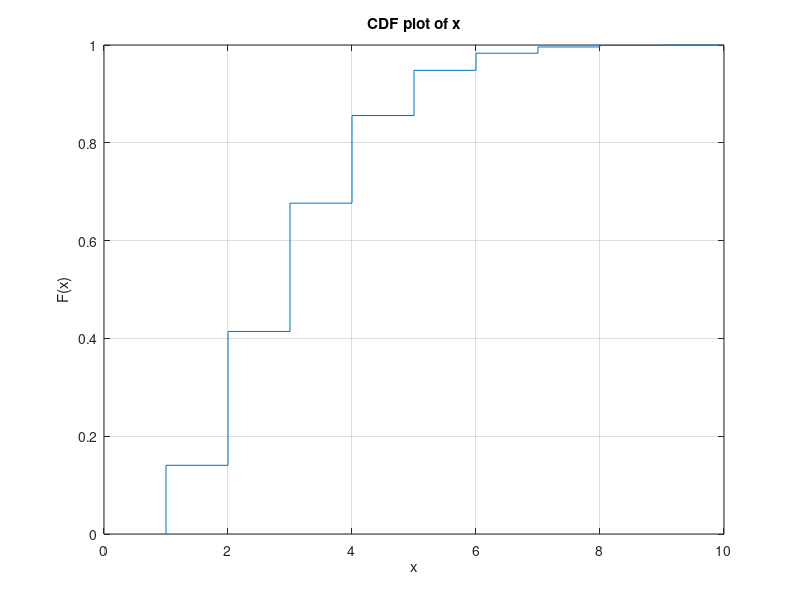

Write MATLAB code to recreate this figure. (Note: this script raises an error after producing the figure.)
present=importdata('q5.txt');
E=mean(present);
D=var(present);
cdfplot(present);
figure;
histogram(present,100,'Normalization','pdf')

ksdensity(present);
